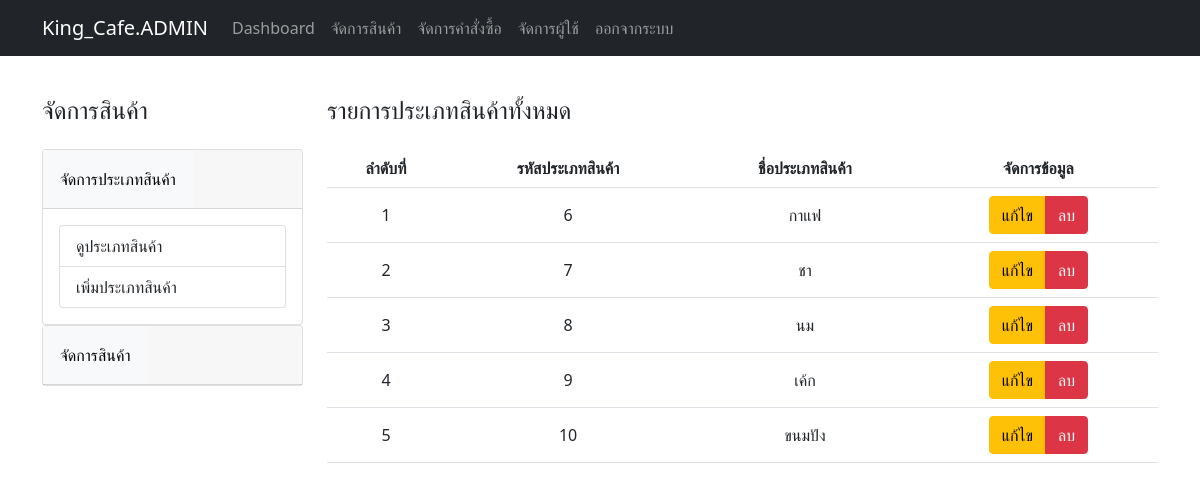
/Cafe/admin/view_cat.php (signed in), run on the app's committed database.
### tables this page shows
CREATE TABLE `categories` (
  `cat_id` int(11) NOT NULL,
  `cat_name` varchar(99) NOT NULL
);

### Cafe/admin/view_cat.php (the view, shortened to what this page needs)
<?php
    include 'assets/php/connect.php';
    ?>
<html>
<head>
    <link rel="stylesheet" href="https://stackpath.bootstrapcdn.com/bootstrap/5.0.0-alpha2/css/bootstrap.min.css">
</head>
<body>
<?php require_once 'assets/navbar.php'?>
<div class="container">
    <div class="row">
        <div class="col-lg-3">
            <h4 class="my-4" style="margin-top:6.0rem!important;">จัดการสินค้า</h4>
            <div class="accordion" id="accordionExample">
                <div class="card">
                    <div class="card-header p-0" id="headingOne">
                        <h2 class="mb-0">
                            <button class="btn btn-light btn-block text-left p-3 rounded-0" type="button" data-toggle="collapse" data-target="#collapseOne" aria-expanded="true" aria-controls="collapseOne">
                                จัดการประเภทสินค้า
                            </button>
                        </h2>
                    </div>
                    <div id="collapseOne" class="collapse show" aria-labelledby="headingOne" data-parent="#accordionExample">
                        <div class="card-body">
                            <div class="list-group">
                                <a href="view_cat.php" class="list-group-item">ดูประเภทสินค้า</a>
                                <a href="add_cat.php" class="list-group-item">เพิ่มประเภทสินค้า</a>
                            </div>
                        </div>
                    </div>
                </div>
                <div class="card">
                    <div class="card-header p-0" id="headingTwo">
                        <h2 class="mb-0">
                            <button class="btn btn-light btn-block text-left collapsed p-3 rounded-0" type="button" data-toggle="collapse" data-target="#collapseTwo" aria-expanded="false" aria-controls="collapseTwo">
                                จัดการสินค้า
                            </button>
                        </h2>
                    </div>
                </div>
            </div>
        </div>
        <div class="col-lg-9">
            <h4 class="my-4" style="margin-top:6.0rem!important;">รายการประเภทสินค้าทั้งหมด</h4>
            <table class="table table-hover">
                <tr align="center">
                    <th>ลำดับที่</th>
                    <th>รหัสประเภทสินค้า</th>
                    <th>ชื่อประเภทสินค้า</th>
                    <th>จัดการข้อมูล</th>
                </tr>
                <?php
                $sql = "select * from categories";
                $qty = $con->query($sql);
                $i = 1;
                while($rs = $qty->fetch_assoc()):
                ?>
                <tr align="center" valign="middle">
                    <td><?php echo $i; ?></td>
                    <td><?php echo $rs['cat_id']?></td>
                    <td><?php echo $rs['cat_name']?></td>
                    <td>
                        <div class="btn-toolbar" role="toolbar" aria-label="Toolbar with button groups" style="justify-content: center;">
                            <div class="btn-group mr-2" role="group" aria-label="First group" style="text-align: center">
                                <a href="edit_cat.php?ct=<?php echo $rs['cat_id'] ?>" class="btn btn-warning">แก้ไข</a>
                                <a href="assets/php/del_cat.php?cat_id=<?php echo $rs['cat_id'] ?>" class="btn btn-danger">ลบ</a>
                            </div>
                        </div>
                    </td>
                </tr>
                <?php
                $i++;
                endwhile;
                ?>
            </table>
        </div>
    </div>
</div>
</body>
</html>

### data on the page
categories: cat_id "6", cat_name "กาแฟ"
categories: cat_id "7", cat_name "ชา"
categories: cat_id "8", cat_name "นม"
categories: cat_id "9", cat_name "เค้ก"
categories: cat_id "10", cat_name "ขนมปัง"
